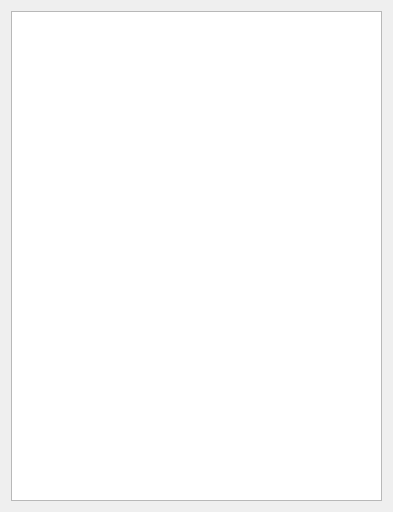
<?xml version="1.0" encoding="UTF-8"?>
<ui version="4.0">
 <class>basePenDialog</class>
 <widget class="QDialog" name="basePenDialog">
  <property name="geometry">
   <rect>
    <x>0</x>
    <y>0</y>
    <width>393</width>
    <height>512</height>
   </rect>
  </property>
  <property name="windowTitle">
   <string>basePen</string>
  </property>
  <layout class="QVBoxLayout" name="verticalLayout">
   <item>
    <widget class="QTableWidget" name="tpTable"/>
   </item>
  </layout>
 </widget>
 <resources/>
 <connections/>
</ui>
